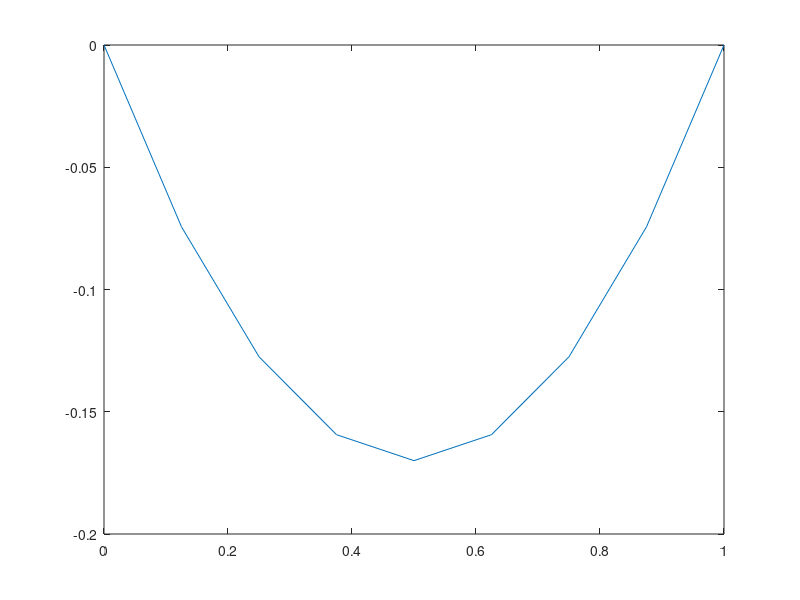

MATLAB code to generate this figure:
g=1;
s=16;
c=(s+g)/25;
l=1;
y0=0;
yl=0;
n=9;
A=zeros(n,n);
A(1,1)=1.;
A(n,n)=1.;
b=zeros(n,1);
b(1)=y0;
b(n)=yl;
h=l/(n-1);

for i=2:n-1
   A(i,i-1)=1.;
   A(i,i+1)=1.;
   x=h*(i-1);
   p= s./(l^2+4*x.*(l-x));
   f=-c*(2-p.*x.*(l-x));
   A(i,i)=-2+h^2*p;
   b(i)=h^2*f;
end;

y=A\b;

disp('матрица системы разностных уравнений')
disp(A)

disp('вектор правой части системы разностных уравнений')
disp(b)

disp('решение y:')
disp(y)

x = 0:0.125:1;
y = (-1) * y;
plot(x, y)
